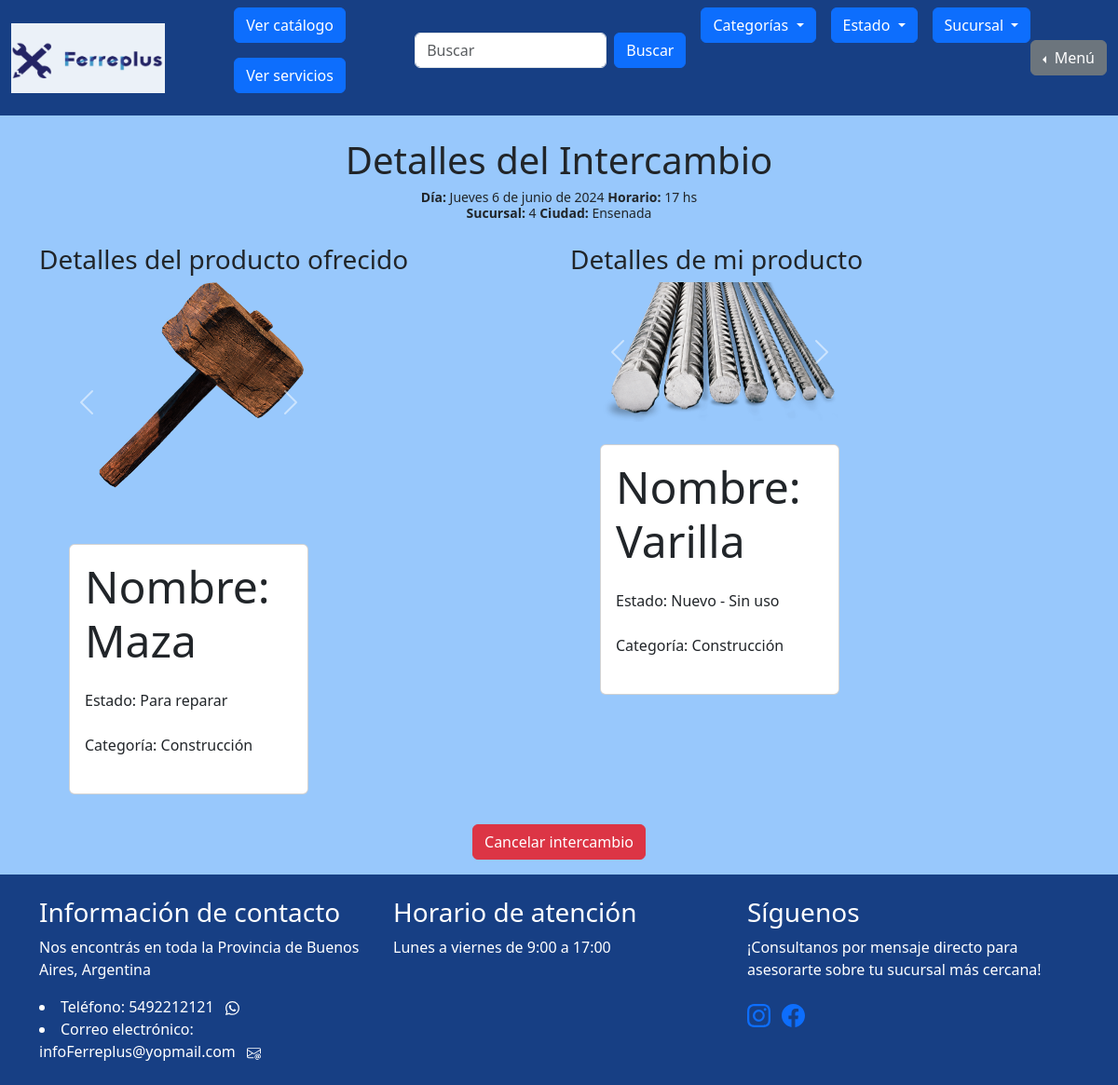
Page /intercambiar_producto/ver_detalle/64/ (signed in) on the earlier database version.
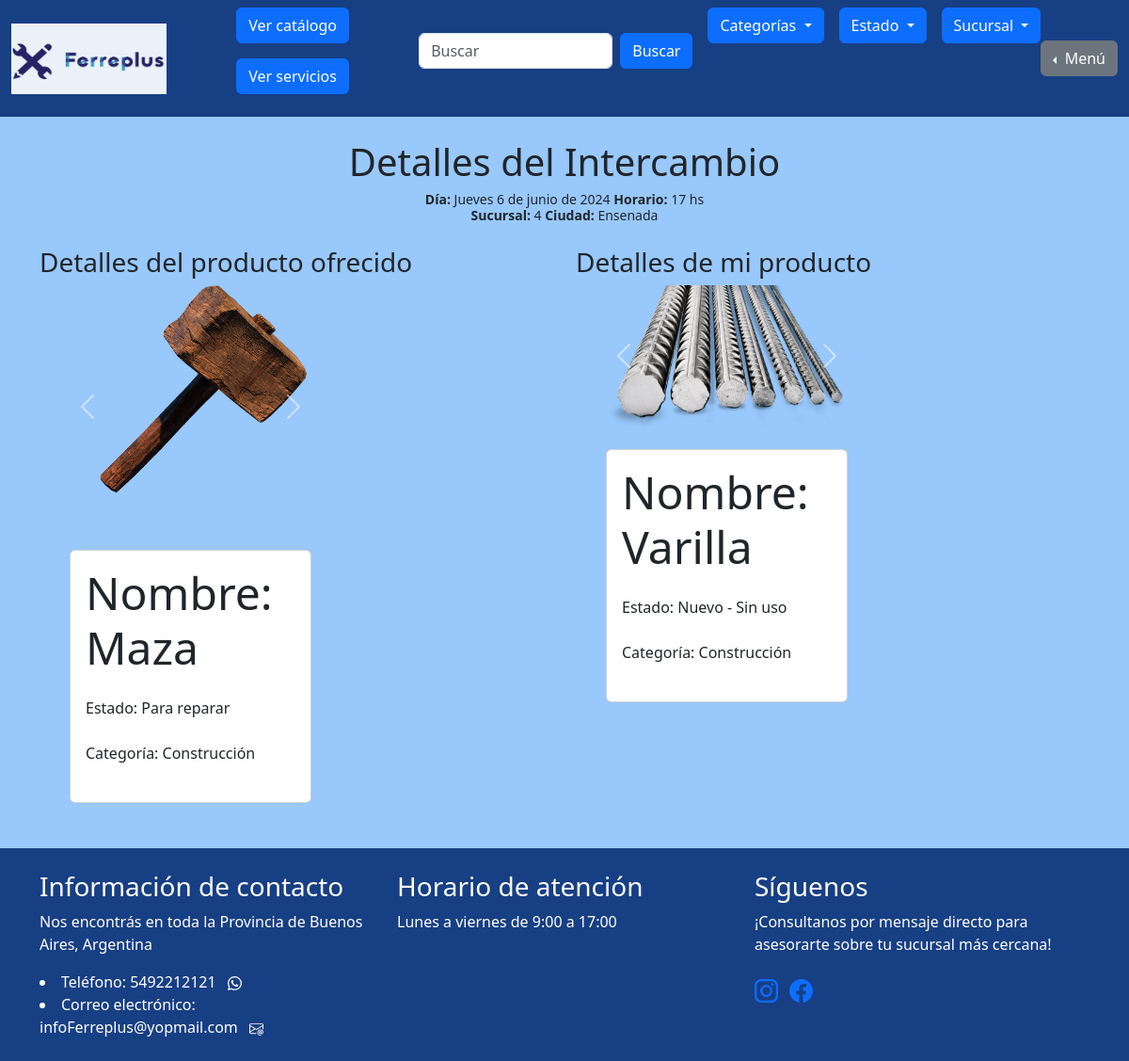
Same page on the later database version.
### iniciar_sesion/decoradores.py (the view)
    def wrapper_func(request, *args, **kwargs):
        if request.user.is_authenticated and not request.user.is_staff and not request.user.is_superuser :
            return view_func(request, *args, **kwargs)
        else:
            return redirect("homepage")

### gestion_de_sucursales/models.py (called while the page is built)
    def __str__(self):
        return self.nombre

### iniciar_sesion/decoradores.py (called while the page is built)
def soy_cliente(view_func):
    def wrapper_func(request, *args, **kwargs):
        if request.user.is_authenticated and not request.user.is_staff and not request.user.is_superuser :
            return view_func(request, *args, **kwargs)
        else:
            return redirect("homepage")
    return wrapper_func

### intercambiar_producto/views.py (called while the page is built, shortened)
@soy_cliente
def detalle_intercambio(request, solicitud_id):
    solicitud = Intercambio.objects.get(id=solicitud_id)
    context = {
        'solicitud': solicitud
    }
    return render(request, 'intercambiar_producto/ver_detalle.html', context)

### project/context_processors.py (called while the page is built)
def agregar_datos_a_contexto(request):
    sucursales = Sucursal.objects.all()
    estados_list = ["Nuevo - Sin uso", "Usado", "Restaurado", "Para reparar", "Para piezas", "Con defectos leves"]
    categorias_list = ["Herramientas", "Construcción", "Ferretería general", "Electricidad", "Fontanería", "Jardín"]
    return {
        'sucursales': sucursales,
        'estados_list': estados_list,
        'categorias_list': categorias_list,
    }

### intercambiar_producto/templates/intercambiar_producto/ver_detalle.html (shortened to what this page needs)
{% extends "homepage/base.html" %}
{% block content %}
<div class="container">
  <h1 class="text-center">Detalles del Intercambio</h1>
  <div class="mb-4 text-center">
    <h6 class="small">
        <strong>Día:</strong> {{ solicitud.dia }} {{ solicitud.fecha }}<strong> Horario:</strong> {{ solicitud.horario }} hs <br>
        <strong>Sucursal:</strong> {{ solicitud.producto_solicitante.sucursal }} <strong>Ciudad:</strong> {{ solicitud.producto_solicitante.sucursal.ciudad }} <br>
    </h6>
    </div>
  <div class="row">
    <div class="col-md-6">
      <h3>Detalles del producto ofrecido</h3>
      <ul>
        <div class="col-md-6">
            <div id="carouselExample" class="carousel slide mb-4">
                <div class="carousel-inner">
                    <div class="carousel-item active">
                        <img src="{{ solicitud.producto_solicitante.imagen_principal.url }}" class="d-block w-100" alt="...">
                    </div>
                </div>
                <button class="carousel-control-prev" type="button" data-bs-target="#carouselExample" data-bs-slide="prev">
                    <span class="carousel-control-prev-icon" aria-hidden="true"></span>
                </button>
                <button class="carousel-control-next" type="button" data-bs-target="#carouselExample" data-bs-slide="next">
                    <span class="carousel-control-next-icon" aria-hidden="true"></span>
                </button>
            </div>
            <div class="card">
                <div class="card-body">
                    <div class="mb-4">
                        <h5 class="display-5">Nombre: {{ solicitud.producto_solicitante.nombre }}</h5>
                    </div>
                    <div class="mb-4">
                        <h8 class="display-8">Estado: {{ solicitud.producto_solicitante.estado }}</h8>
                    </div>
                    <div class="mb-4">
                        <h8 class="display-8">Categoría: {{ solicitud.producto_solicitante.categoria }}</h8>
                    </div>
                </div>
            </div>
        </div>
      </ul>
    </div>
    <div class="col-md-6">
      <h3>Detalles de mi producto </h3>
      <ul>
        <div class="col-md-6">
            <div id="carouselExample" class="carousel slide mb-4">
                <div class="carousel-inner">
                    <div class="carousel-item active">
                        <img src="{{ solicitud.producto_receptor.imagen_principal.url }}" class="d-block w-100" alt="...">
                    </div>
                </div>
                <button class="carousel-control-prev" type="button" data-bs-target="#carouselExample" data-bs-slide="prev">
                    <span class="carousel-control-prev-icon" aria-hidden="true"></span>
                </button>
                <button class="carousel-control-next" type="button" data-bs-target="#carouselExample" data-bs-slide="next">
                    <span class="carousel-control-next-icon" aria-hidden="true"></span>
                </button>
            </div>
            <div class="card">
                <div class="card-body">
                    <div class="mb-4">
                        <h5 class="display-5">Nombre: {{ solicitud.producto_receptor.nombre }}</h5>
                    </div>
                    <div class="mb-4">
                        <h8 class="display-8">Estado: {{ solicitud.producto_receptor.estado }}</h8>
                    </div>
                    <div class="mb-4">
                        <h8 class="display-8">Categoría: {{ solicitud.producto_receptor.categoria }}</h8>
                    </div>
                </div>
            </div>
        </div>
      </ul>
    </div>
  </div>
  <div class="text-center">
    {% if solicitud.estado == 'aceptado' %}
      <form method="post">
        <button type="submit" name="accion" value="cancelar" class="btn btn-danger" onclick="return confirm('¿Estás seguro de que deseas Cancelar este intercambio?')">Cancelar intercambio</button>
      </form>
    {% endif %}
  </div>
</div>
{% endblock %}

Differences in the rows shown:
changed Intercambio "Jueves": estado "aceptado" → "realizado" (drawn)
Other differences:
text no longer shown: "Cancelar intercambio"
